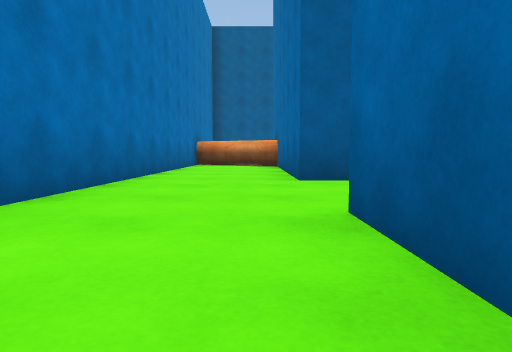
View 1 (above)

24 first-person views from a walk through a scene from a Unity 3-D project. The camera is 0.36 m above the floor, tilts 4° down and sees 75° across. The floor is counted in squares, 1 m on a side. Each view is taken from the middle of a square. On the plan, view 1 faces up. The plan holds only what a view shows up to about 9 squares ahead; the rest is blank. The place goes on beyond the plan. The player is left out.

View 2
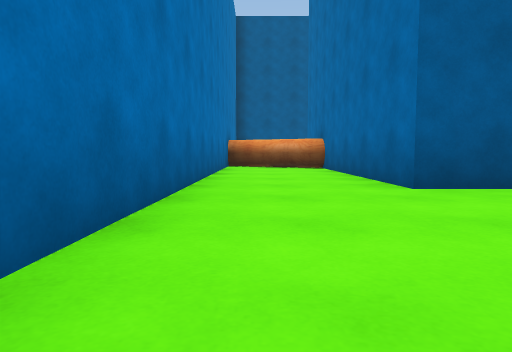

View 3
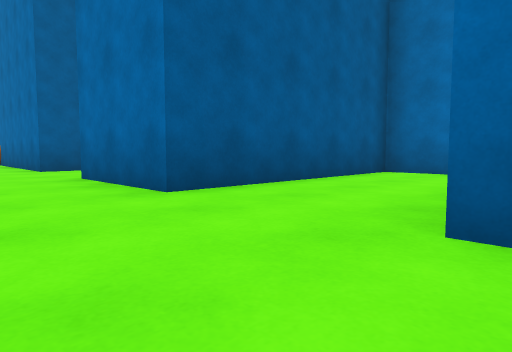

View 4
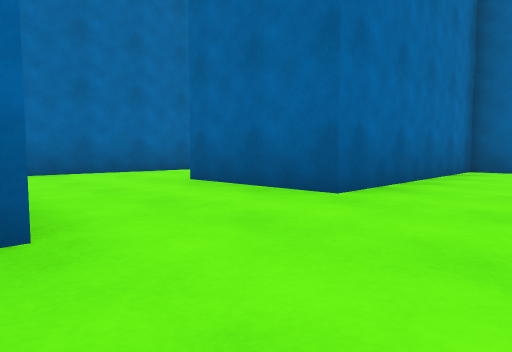

View 5
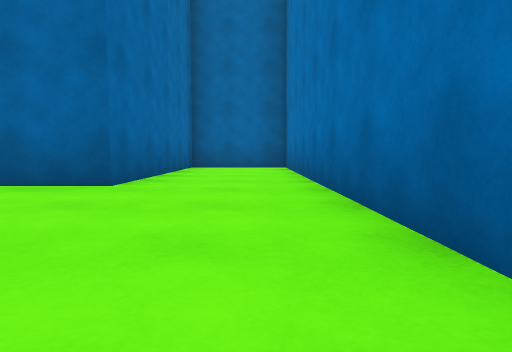

View 6
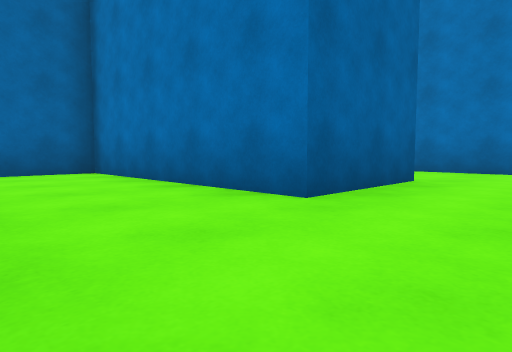

View 7
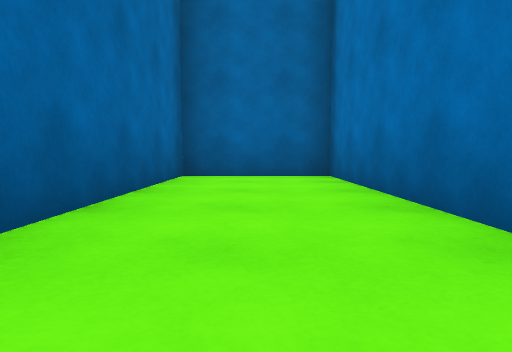

View 8
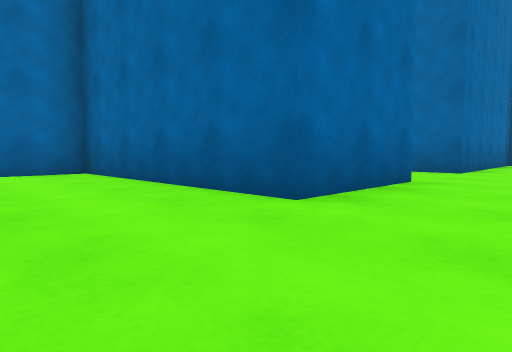

View 9
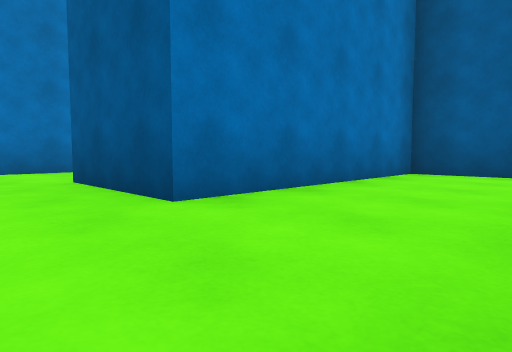

View 10
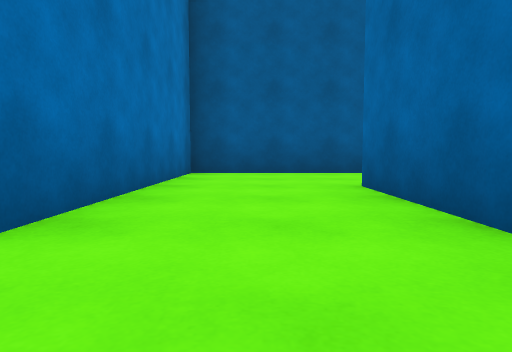

View 11
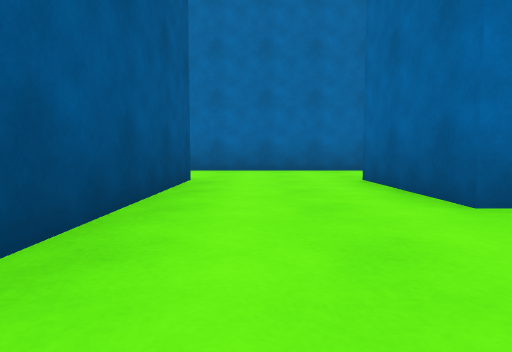

View 12
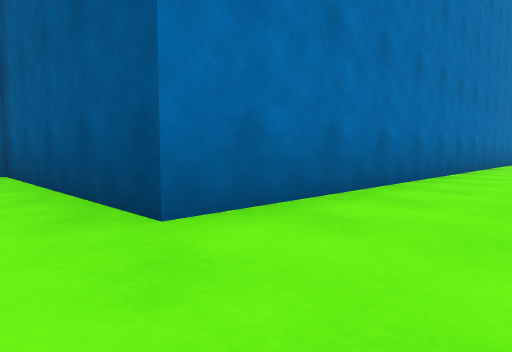

View 13
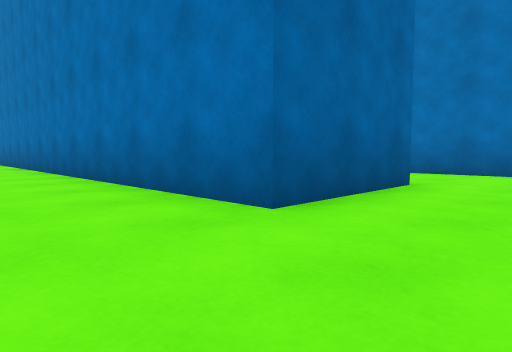

View 14
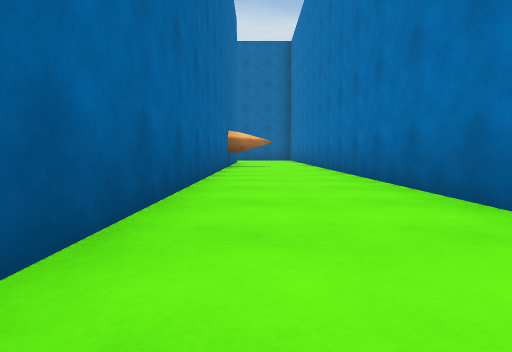

View 15
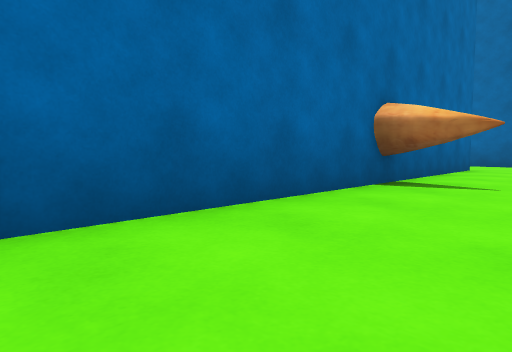

View 16
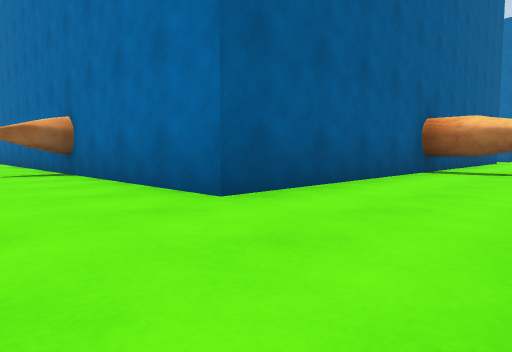

View 17
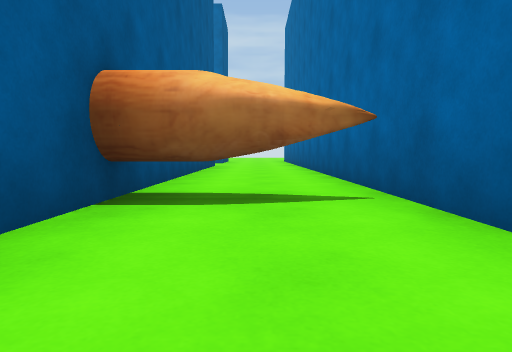

View 18
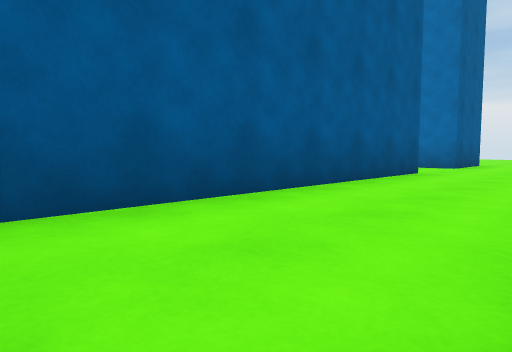

View 19
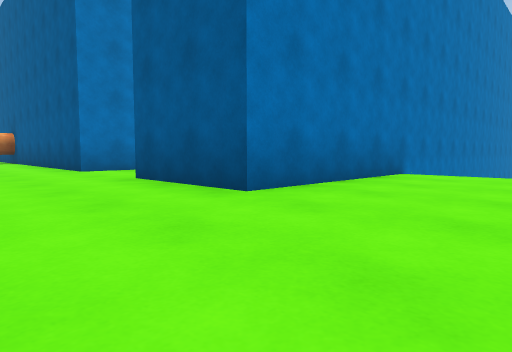

View 20
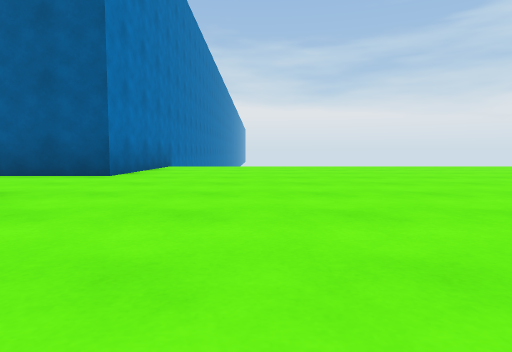

View 21
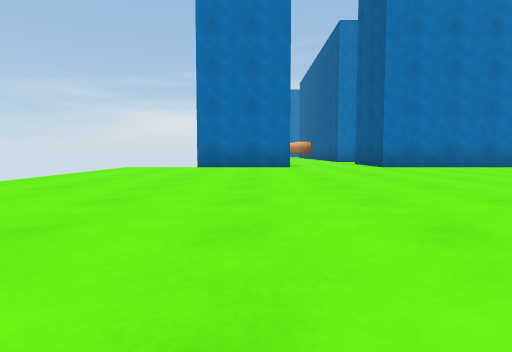

View 22
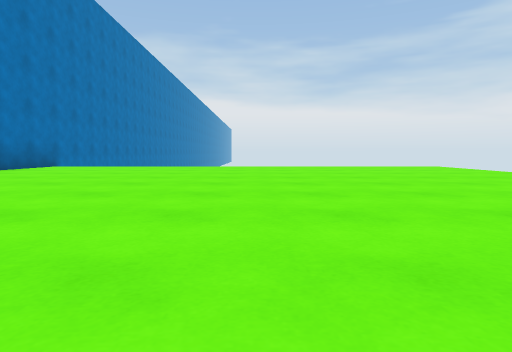

View 23
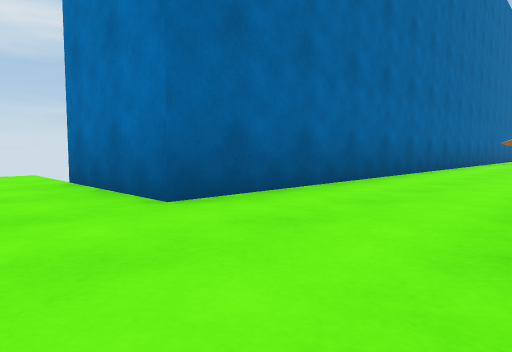

View 24
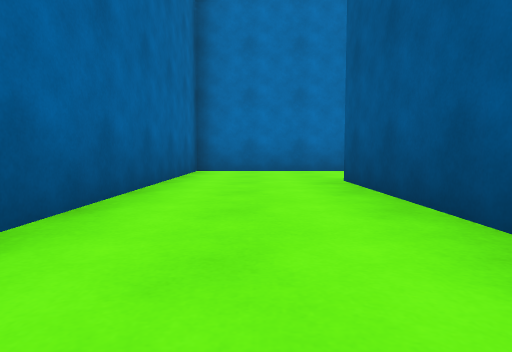

### Floor plan
Ten units are one square. View 1 is at (0, 0); x grows to the right and y downward. Boxes are objects, and circles mark ways between rooms. Rooms are numbered by the first view taken in them; rooms with no view inside come last. Other rooms are left out.
<svg viewBox="-30 -197 293 297">
<path fill="none" stroke="#000" d="M-17 -1 -17 72 6 72 6 26 28 26M26 3 6 3 6 -20 26 -20M28 -43 6 -43 6 -84M-17 -92 -17 -19M28 26 28 72 51 72 51 3 26 3M26 -20 51 -20 51 -66 74 -66M74 -89 28 -89 28 -43M212 49 97 49 97 -94M258 -10 258 49 235 49M74 -66 74 72 258 72 258 95M74 -192 74 -89"/>
<rect x="-25" y="-105" width="40" height="20" fill="#bbb"><title>other object</title></rect>
<rect x="85" y="5" width="20" height="10" fill="#bbb"><title>other object</title></rect>
<rect x="145" y="55" width="10" height="10" fill="#bbb"><title>other object</title></rect>
<circle cx="15" cy="15" r="3" fill="#2a7"/>
<circle cx="15" cy="-35" r="3" fill="#2a7"/>
<circle cx="65" cy="-75" r="3" fill="#2a7"/>
<text x="0" y="-20">1</text>
<text x="40" y="40">2</text>
<text x="40" y="-60">3</text>
<text x="210" y="50">4</text>
</svg>
Room 1 opens to room 2. Room 1 opens to room 3. Room 3 opens to room 4.

Where each view was taken, in squares from view 1:
view 1: 0 up, 0 right, facing up
view 2: 1 up, 1 left, facing up
view 3: 3 down, 1 left, facing up-right
view 4: 0 up, 1 left, facing down-right
view 5: 1 up, 1 left, facing down
view 6: 1 down, 5 right, facing down-left
view 7: 2 down, 4 right, facing down
view 8: 4 up, 1 left, facing down-right
view 9: 3 up, 5 right, facing up-left
view 10: 3 up, 4 right, facing up
view 11: 8 up, 3 right, facing right
view 12: 8 up, 9 right, facing up-left
view 13: 8 up, 9 right, facing down-left
view 14: 8 up, 9 right, facing down
view 15: 3 up, 8 right, facing down-right
view 16: 7 down, 8 right, facing up-right
view 17: 6 down, 12 right, facing right
view 18: 7 down, 15 right, facing up-right
view 19: 7 down, 28 right, facing up-left
view 20: 10 down, 28 right, facing up
view 21: 8 down, 34 right, facing left
view 22: 10 down, 31 right, facing up
view 23: 5 down, 27 right, facing down-left
view 24: 6 down, 14 right, facing left
